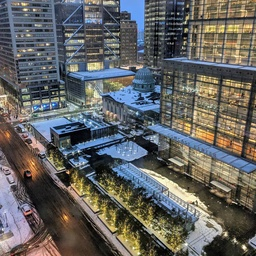
#> input picture hw1_kit/example-input.jpg, 256 x 256 px, shrunk from 640 x 640 before the run
$ python hw1.py example-input.jpg out.png
#> lines starting #> are read from the running program, lines starting #| are printed output that depends on the picture

"""
Imports we need.
Note: You may _NOT_ add any more imports than these.
"""
import argparse
import imageio
import logging
import numpy as np
from PIL import Image


def load_image(filename):
    """Loads the provided image file, and returns it as a numpy array."""
#> called with filename = 'example-input.jpg'
    im = Image.open(filename)
#> im is the input picture: PIL image 256x256 RGB; mean R, G, B 99, 98.8, 96.7
    print("\n")
    print(im)
#| <PIL.JpegImagePlugin.JpegImageFile image mode=RGB size=256x256 at 0x7FA5E6346C50>
    return np.array(im)


def create_gaussian_kernel(size, sigma=1.0):
    """
    Creates a 2-dimensional, size x size gaussian kernel.
    It is normalized such that the sum over all values = 1.

    Args:
        size (int):     The dimensionality of the kernel. It should be odd.
        sigma (float):  The sigma value to use

    Returns:
        A size x size floating point ndarray whose values are sampled from the multivariate gaussian.

    See:
        https://en.wikipedia.org/wiki/Multivariate_normal_distribution
    """

    # Ensure the parameter passed is odd
    if size % 2 != 1:
        raise ValueError('The size of the kernel should not be even.')

    rv = np.empty([size, size], dtype=np.float32)
    k = int((size - 1) / 2)

    for x in range(-k, k + 1):
        for y in range(-k, k + 1):
            exp_arg = -(x ** 2 + y ** 2) / (2 * sigma ** 2 )
            rv[x + k][y + k] = (1 / (2 * np.pi * sigma ** 2)) * np.exp(exp_arg)

    rv = np.divide(rv, np.sum(rv))
    return rv

def convolve_pixel(img, kernel, i, j):
    """
    Convolves the provided kernel with the image at location i,j, and returns the result.
    If the kernel stretches beyond the border of the image, it returns the original pixel.

    Args:
        img:        A 2-dimensional ndarray input image.
        kernel:     A 2-dimensional kernel to convolve with the image.
        i (int):    The row location to do the convolution at.
        j (int):    The column location to process.

    Returns:
        The result of convolving the provided kernel with the image at location i, j.
    """

    # First let's validate the inputs are the shape we expect...
    if len(img.shape) != 2:
        raise ValueError(
            'Image argument to convolve_pixel should be one channel.')
    if len(kernel.shape) != 2:
        raise ValueError('The kernel should be two dimensional.')
    if kernel.shape[0] % 2 != 1 or kernel.shape[1] % 2 != 1:
        raise ValueError(
            'The size of the kernel should not be even, but got shape %s' % (str(kernel.shape)))

    k = int((kernel.shape[0] -1) / 2)

    outofbounds = False

    up = i - k
    down = i + k
    left = j - k
    right = j + k

    counter = 1
    if (up < 0) or (left < 0) or (down >= img.shape[0]) or (right >= img.shape[1]):
        outofbounds = True

    if outofbounds:
        return img[i][j]
    else:
        values = []
        for u in range(-k, k+1):
            for v in range(-k, k+1):
                h = kernel[u + k][v + k]
                value = h * img[i + u][j + v]
                values.append(value)

        result = np.sum(np.array(values))
        return result


def convolve(img, kernel):
    """
    Convolves the provided kernel with the provided image and returns the results.

    Args:
        img:        A 2-dimensional ndarray input image.
        kernel:     A 2-dimensional kernel to convolve with the image.

    Returns:
        The result of convolving the provided kernel with the image at location i, j.
    """

    results = np.empty(img.shape)
    for i in range(0, img.shape[0]):
        for j in range(0, img.shape[1]):
            pixel = convolve_pixel(img, kernel, i, j)
            results[i][j] = pixel

    results = np.array(np.around(results), dtype=np.uint8)
    return results

def split(img):
    """
    Splits a image (a height x width x 3 ndarray) into 3 ndarrays, 1 for each channel.

    Args:
        img:    A height x width x 3 channel ndarray.

    Returns:
        A 3-tuple of the r, g, and b channels.
    """
    if img.shape[2] != 3:
        raise ValueError('The split function requires a 3-channel input image')

    test = np.dsplit(img, 3)
#> test = 3 items

    for i in range(0,3):
        test[i] = np.squeeze(test[i])

    (r, g, b) = test
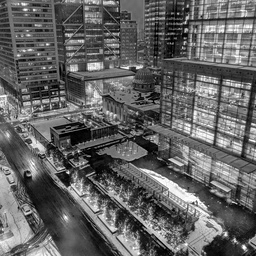
#> r: shape (256, 256); min 0, max 255, mean 99
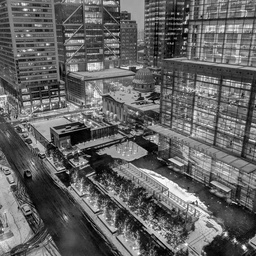
#> g: shape (256, 256); min 0, max 255, mean 98.8
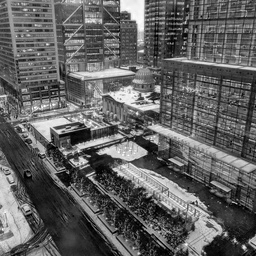
#> b: shape (256, 256); min 0, max 255, mean 96.7
#> the loop in convolve, `for i in range(0, img.shape[0]):` made 256 passes
#> after the loop in convolve, `for i in range(0, img.shape[0]):`:
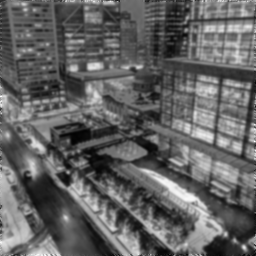
#> results: shape (256, 256) float64; min 2, max 255, mean 99
#> after the loop in convolve (call 2), `for i in range(0, img.shape[0]):`:
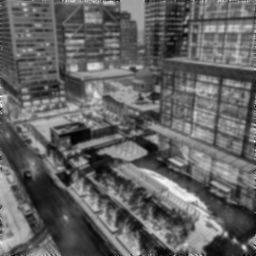
#> results: shape (256, 256) float64; min 0, max 249, mean 98.8
#> after the loop in convolve (call 3), `for i in range(0, img.shape[0]):`:
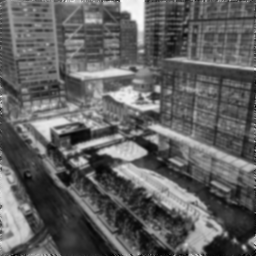
#> results: shape (256, 256) float64; min 0, max 250.3, mean 96.7

    return (r, g, b)


def merge(r, g, b):
    """
    Merges three images (height x width ndarrays) into a 3-channel color image ndarrays.

    Args:
        r:    A height x width ndarray of red pixel values.
        g:    A height x width ndarray of green pixel values.
        b:    A height x width ndarray of blue pixel values.

    Returns:
        A height x width x 3 ndarray representing the color image.
    """

    return np.dstack((r, g, b))
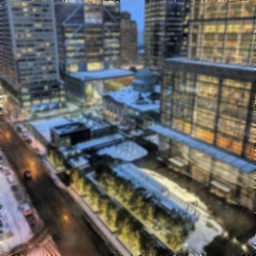
#> returned value: shape (256, 256, 3); mean of channels 0, 1, 2 99, 98.8, 96.7; drawn as R, G, B


"""
The main function
"""
if __name__ == '__main__':
    logging.basicConfig(
        format='%(levelname)s: %(message)s', level=logging.INFO)
    parser = argparse.ArgumentParser(
        description='Blurs an image using an isotropic Gaussian kernel.')
    parser.add_argument('input', type=str, help='The input image file to blur')
    parser.add_argument('output', type=str, help='Where to save the result')
    parser.add_argument('--sigma', type=float, default=1.0,
                        help='The standard deviation to use for the Guassian kernel')
    parser.add_argument('--k', type=int, default=5,
                        help='The size of the kernel.')

    args = parser.parse_args()

    # first load the input image
    logging.info('Loading input image %s' % (args.input))
    inputImage = load_image(args.input)

    # Split it into three channels
    logging.info('Splitting it into 3 channels')
    (r, g, b) = split(inputImage)

    # compute the gaussian kernel
    logging.info('Computing a gaussian kernel with size %d and sigma %f' %
                 (args.k, args.sigma))
    kernel = create_gaussian_kernel(args.k, args.sigma)

    # convolve it with each input channel
    logging.info('Convolving the first channel')
    r = convolve(r, kernel)
    logging.info('Convolving the second channel')
    g = convolve(g, kernel)
    logging.info('Convolving the third channel')
    b = convolve(b, kernel)

    # merge the channels back
    logging.info('Merging results')
    resultImage = merge(r, g, b)

    # save the result
    logging.info('Saving result to %s' % (args.output))
    imageio.imwrite(args.output, resultImage)
